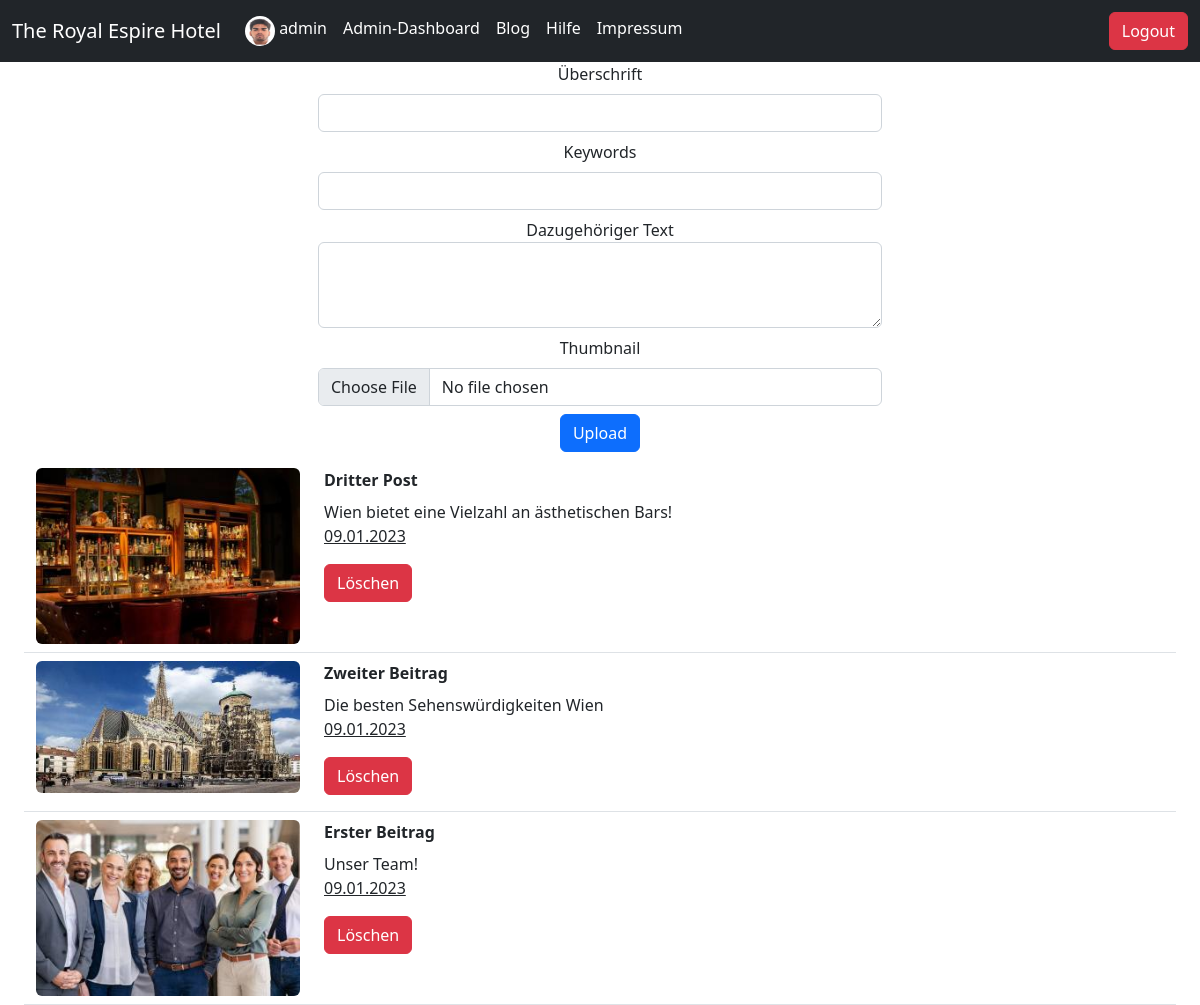
The app's page /blog.php (signed in) with its own data.
### tables this page shows
CREATE TABLE `news` (
  `id` int(11) NOT NULL,
  `title` varchar(260) NOT NULL,
  `uploadtime` int(50) NOT NULL,
  `text` text NOT NULL,
  `path` varchar(260) NOT NULL,
  `keyword` varchar(100) NOT NULL
);

### logic/news_upload.php (the view, shortened to what this page needs)
<?php
$uploadDirPic = "uploads/news/";
$errors = [];
$errors["exists"] = false;
$errors["upload"] = false;
$errors["connection"] = false;
$errors["delete"] = false;
?>
<!DOCTYPE html>
<html lang="en">
<head>
</head>
<body>
    <div class="container-fluid">
        <div class="row">
            <?php if (isset($_SESSION["username"]) && $_SESSION["admin"]) : ?>
                <form enctype="multipart/form-data" method="POST">
                    <div class="row">
                        <div class="col-sm-6 offset-sm-3 text-center">
                            <div class="mb-2">
                                <label for="exampleInputEmail1" class="form-label">Überschrift</label>
                                <input type="text" name="title" class="form-control <?php if ($errors["exists"]) echo 'is-invalid'; ?>" aria-label="Überschrift" id="title" required>
                            </div>
                            <div class="mb-2">
                                <label for="exampleInputEmail1" class="form-label">Keywords</label>
                                <input type="text" name="keyword" class="form-control <?php if ($errors["exists"]) echo 'is-invalid'; ?>" aria-label="Keywords" id="keyword" required>
                            </div>
                            <div class="mb-2">
                                <label for="exampleFormControlTextarea1">Dazugehöriger Text</label>
                                <textarea class="form-control <?php if ($errors["exists"]) echo 'is-invalid'; ?>" name="text" aria-label="Text" id="text" rows="3"></textarea>
                            </div>
                            <div class="mb-2">
                                <label for="formFile" class="form-label">Thumbnail</label>
                                <input class="form-control <?php if ($errors["exists"]) echo 'is-invalid'; ?>" name="file" type="file" aria-label="Thumbnail" id="formFile" accept="image/*" required>
                            </div>
                            <div class="mb-2">
                                <button type="submit" class="btn btn-primary">Upload</button>
                            </div>
                        </div>
                    </div>
                </form>
            <?php endif ?>
        </div>
        <?php if (file_exists($uploadDirPic)) {
            require_once('config/dbaccess.php');
            $db_obj = new mysqli($host, $user, $password, $database);
            $sql = "SELECT * FROM `news` ORDER BY `uploadtime` DESC";
            $result = $db_obj->query($sql);
            if ($result) {
                if ($result->num_rows > 0) { ?>
                    <div class="container-fluid">
                        <?php while ($row = $result->fetch_assoc()) { ?>
                            <a style="text-decoration: none" href="https://www.1000things.at/suche/<?php echo $row["keyword"] ?>" class="text-dark">
                                <div class="row mt-2 border-bottom pb-2">
                                    <div class="col-3">
                                        <img src="<?php echo $row["path"] . "?" . time() ?>" class="img-fluid shadow-1-strong rounded" alt="<?php $row["title"] ?>" />
                                    </div>
                                    <div class="col-9">
                                        <p class="mb-2"><strong><?php echo $row["title"] ?></strong></p>
                                        <p>
                                            <?php echo $row["text"];
                                            echo "<br><u>" . date("d.m.Y", $row["uploadtime"]) . "</u>";
                                            ?>
                                        </p>
                                        <?php if (isset($_SESSION["username"]) && $_SESSION["admin"]) { ?>
                                            <div class="col-9">
                                                <div class="mb-2">
                                                    <form method="POST">
                                                        <button type="submit" class="btn btn-danger">Löschen</button>
                                                    </form>
                                                </div>
                                            </div>
                                        <?php } ?>
                                    </div>
                                </div>
                            </a>
                        <?php } ?>
                    </div>
                <?php
                }
            }
            $db_obj->close(); ?>
        <?php } ?>
    </div>
</body>
</html>

### records on screen
news: path (picture), title "Dritter Post", text "Wien bietet eine Vielzahl an ästhetischen Bars!", uploadtime "09.01.2023"
news: path (picture), title "Zweiter Beitrag", text "Die besten Sehenswürdigkeiten Wien", uploadtime "09.01.2023"
news: path (picture), title "Erster Beitrag", text "Unser Team!", uploadtime "09.01.2023"

### other values on screen
$_SESSION["username"] "admin"
